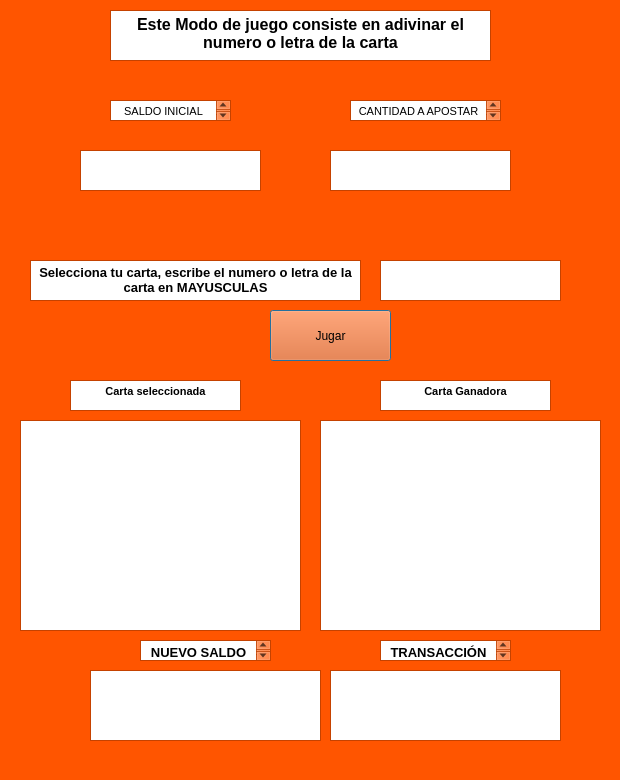
<?xml version="1.0" encoding="UTF-8"?>
<ui version="4.0">
 <class>opcion5</class>
 <widget class="QDialog" name="opcion5">
  <property name="geometry">
   <rect>
    <x>0</x>
    <y>0</y>
    <width>620</width>
    <height>780</height>
   </rect>
  </property>
  <property name="palette">
   <palette>
    <active>
     <colorrole role="WindowText">
      <brush brushstyle="SolidPattern">
       <color alpha="255">
        <red>0</red>
        <green>0</green>
        <blue>0</blue>
       </color>
      </brush>
     </colorrole>
     <colorrole role="Button">
      <brush brushstyle="SolidPattern">
       <color alpha="255">
        <red>255</red>
        <green>85</green>
        <blue>0</blue>
       </color>
      </brush>
     </colorrole>
     <colorrole role="Light">
      <brush brushstyle="SolidPattern">
       <color alpha="255">
        <red>255</red>
        <green>170</green>
        <blue>127</blue>
       </color>
      </brush>
     </colorrole>
     <colorrole role="Midlight">
      <brush brushstyle="SolidPattern">
       <color alpha="255">
        <red>255</red>
        <green>127</green>
        <blue>63</blue>
       </color>
      </brush>
     </colorrole>
     <colorrole role="Dark">
      <brush brushstyle="SolidPattern">
       <color alpha="255">
        <red>127</red>
        <green>42</green>
        <blue>0</blue>
       </color>
      </brush>
     </colorrole>
     <colorrole role="Mid">
      <brush brushstyle="SolidPattern">
       <color alpha="255">
        <red>170</red>
        <green>56</green>
        <blue>0</blue>
       </color>
      </brush>
     </colorrole>
     <colorrole role="Text">
      <brush brushstyle="SolidPattern">
       <color alpha="255">
        <red>0</red>
        <green>0</green>
        <blue>0</blue>
       </color>
      </brush>
     </colorrole>
     <colorrole role="BrightText">
      <brush brushstyle="SolidPattern">
       <color alpha="255">
        <red>255</red>
        <green>255</green>
        <blue>255</blue>
       </color>
      </brush>
     </colorrole>
     <colorrole role="ButtonText">
      <brush brushstyle="SolidPattern">
       <color alpha="255">
        <red>0</red>
        <green>0</green>
        <blue>0</blue>
       </color>
      </brush>
     </colorrole>
     <colorrole role="Base">
      <brush brushstyle="SolidPattern">
       <color alpha="255">
        <red>255</red>
        <green>255</green>
        <blue>255</blue>
       </color>
      </brush>
     </colorrole>
     <colorrole role="Window">
      <brush brushstyle="SolidPattern">
       <color alpha="255">
        <red>255</red>
        <green>85</green>
        <blue>0</blue>
       </color>
      </brush>
     </colorrole>
     <colorrole role="Shadow">
      <brush brushstyle="SolidPattern">
       <color alpha="255">
        <red>0</red>
        <green>0</green>
        <blue>0</blue>
       </color>
      </brush>
     </colorrole>
     <colorrole role="AlternateBase">
      <brush brushstyle="SolidPattern">
       <color alpha="255">
        <red>255</red>
        <green>170</green>
        <blue>127</blue>
       </color>
      </brush>
     </colorrole>
     <colorrole role="ToolTipBase">
      <brush brushstyle="SolidPattern">
       <color alpha="255">
        <red>255</red>
        <green>255</green>
        <blue>220</blue>
       </color>
      </brush>
     </colorrole>
     <colorrole role="ToolTipText">
      <brush brushstyle="SolidPattern">
       <color alpha="255">
        <red>0</red>
        <green>0</green>
        <blue>0</blue>
       </color>
      </brush>
     </colorrole>
    </active>
    <inactive>
     <colorrole role="WindowText">
      <brush brushstyle="SolidPattern">
       <color alpha="255">
        <red>0</red>
        <green>0</green>
        <blue>0</blue>
       </color>
      </brush>
     </colorrole>
     <colorrole role="Button">
      <brush brushstyle="SolidPattern">
       <color alpha="255">
        <red>255</red>
        <green>85</green>
        <blue>0</blue>
       </color>
      </brush>
     </colorrole>
     <colorrole role="Light">
      <brush brushstyle="SolidPattern">
       <color alpha="255">
        <red>255</red>
        <green>170</green>
        <blue>127</blue>
       </color>
      </brush>
     </colorrole>
     <colorrole role="Midlight">
      <brush brushstyle="SolidPattern">
       <color alpha="255">
        <red>255</red>
        <green>127</green>
        <blue>63</blue>
       </color>
      </brush>
     </colorrole>
     <colorrole role="Dark">
      <brush brushstyle="SolidPattern">
       <color alpha="255">
        <red>127</red>
        <green>42</green>
        <blue>0</blue>
       </color>
      </brush>
     </colorrole>
     <colorrole role="Mid">
      <brush brushstyle="SolidPattern">
       <color alpha="255">
        <red>170</red>
        <green>56</green>
        <blue>0</blue>
       </color>
      </brush>
     </colorrole>
     <colorrole role="Text">
      <brush brushstyle="SolidPattern">
       <color alpha="255">
        <red>0</red>
        <green>0</green>
        <blue>0</blue>
       </color>
      </brush>
     </colorrole>
     <colorrole role="BrightText">
      <brush brushstyle="SolidPattern">
       <color alpha="255">
        <red>255</red>
        <green>255</green>
        <blue>255</blue>
       </color>
      </brush>
     </colorrole>
     <colorrole role="ButtonText">
      <brush brushstyle="SolidPattern">
       <color alpha="255">
        <red>0</red>
        <green>0</green>
        <blue>0</blue>
       </color>
      </brush>
     </colorrole>
     <colorrole role="Base">
      <brush brushstyle="SolidPattern">
       <color alpha="255">
        <red>255</red>
        <green>255</green>
        <blue>255</blue>
       </color>
      </brush>
     </colorrole>
     <colorrole role="Window">
      <brush brushstyle="SolidPattern">
       <color alpha="255">
        <red>255</red>
        <green>85</green>
        <blue>0</blue>
       </color>
      </brush>
     </colorrole>
     <colorrole role="Shadow">
      <brush brushstyle="SolidPattern">
       <color alpha="255">
        <red>0</red>
        <green>0</green>
        <blue>0</blue>
       </color>
      </brush>
     </colorrole>
     <colorrole role="AlternateBase">
      <brush brushstyle="SolidPattern">
       <color alpha="255">
        <red>255</red>
        <green>170</green>
        <blue>127</blue>
       </color>
      </brush>
     </colorrole>
     <colorrole role="ToolTipBase">
      <brush brushstyle="SolidPattern">
       <color alpha="255">
        <red>255</red>
        <green>255</green>
        <blue>220</blue>
       </color>
      </brush>
     </colorrole>
     <colorrole role="ToolTipText">
      <brush brushstyle="SolidPattern">
       <color alpha="255">
        <red>0</red>
        <green>0</green>
        <blue>0</blue>
       </color>
      </brush>
     </colorrole>
    </inactive>
    <disabled>
     <colorrole role="WindowText">
      <brush brushstyle="SolidPattern">
       <color alpha="255">
        <red>127</red>
        <green>42</green>
        <blue>0</blue>
       </color>
      </brush>
     </colorrole>
     <colorrole role="Button">
      <brush brushstyle="SolidPattern">
       <color alpha="255">
        <red>255</red>
        <green>85</green>
        <blue>0</blue>
       </color>
      </brush>
     </colorrole>
     <colorrole role="Light">
      <brush brushstyle="SolidPattern">
       <color alpha="255">
        <red>255</red>
        <green>170</green>
        <blue>127</blue>
       </color>
      </brush>
     </colorrole>
     <colorrole role="Midlight">
      <brush brushstyle="SolidPattern">
       <color alpha="255">
        <red>255</red>
        <green>127</green>
        <blue>63</blue>
       </color>
      </brush>
     </colorrole>
     <colorrole role="Dark">
      <brush brushstyle="SolidPattern">
       <color alpha="255">
        <red>127</red>
        <green>42</green>
        <blue>0</blue>
       </color>
      </brush>
     </colorrole>
     <colorrole role="Mid">
      <brush brushstyle="SolidPattern">
       <color alpha="255">
        <red>170</red>
        <green>56</green>
        <blue>0</blue>
       </color>
      </brush>
     </colorrole>
     <colorrole role="Text">
      <brush brushstyle="SolidPattern">
       <color alpha="255">
        <red>127</red>
        <green>42</green>
        <blue>0</blue>
       </color>
      </brush>
     </colorrole>
     <colorrole role="BrightText">
      <brush brushstyle="SolidPattern">
       <color alpha="255">
        <red>255</red>
        <green>255</green>
        <blue>255</blue>
       </color>
      </brush>
     </colorrole>
     <colorrole role="ButtonText">
      <brush brushstyle="SolidPattern">
       <color alpha="255">
        <red>127</red>
        <green>42</green>
        <blue>0</blue>
       </color>
      </brush>
     </colorrole>
     <colorrole role="Base">
      <brush brushstyle="SolidPattern">
       <color alpha="255">
        <red>255</red>
        <green>85</green>
        <blue>0</blue>
       </color>
      </brush>
     </colorrole>
     <colorrole role="Window">
      <brush brushstyle="SolidPattern">
       <color alpha="255">
        <red>255</red>
        <green>85</green>
        <blue>0</blue>
       </color>
      </brush>
     </colorrole>
     <colorrole role="Shadow">
      <brush brushstyle="SolidPattern">
       <color alpha="255">
        <red>0</red>
        <green>0</green>
        <blue>0</blue>
       </color>
      </brush>
     </colorrole>
     <colorrole role="AlternateBase">
      <brush brushstyle="SolidPattern">
       <color alpha="255">
        <red>255</red>
        <green>85</green>
        <blue>0</blue>
       </color>
      </brush>
     </colorrole>
     <colorrole role="ToolTipBase">
      <brush brushstyle="SolidPattern">
       <color alpha="255">
        <red>255</red>
        <green>255</green>
        <blue>220</blue>
       </color>
      </brush>
     </colorrole>
     <colorrole role="ToolTipText">
      <brush brushstyle="SolidPattern">
       <color alpha="255">
        <red>0</red>
        <green>0</green>
        <blue>0</blue>
       </color>
      </brush>
     </colorrole>
    </disabled>
   </palette>
  </property>
  <property name="windowTitle">
   <string>Modo 1</string>
  </property>
  <widget class="QTextEdit" name="TD1">
   <property name="geometry">
    <rect>
     <x>380</x>
     <y>260</y>
     <width>181</width>
     <height>41</height>
    </rect>
   </property>
  </widget>
  <widget class="QTextBrowser" name="textBrowser">
   <property name="geometry">
    <rect>
     <x>110</x>
     <y>10</y>
     <width>381</width>
     <height>51</height>
    </rect>
   </property>
   <property name="html">
    <string>&lt;!DOCTYPE HTML PUBLIC &quot;-//W3C//DTD HTML 4.0//EN&quot; &quot;http://www.w3.org/TR/REC-html40/strict.dtd&quot;&gt;
&lt;html&gt;&lt;head&gt;&lt;meta name=&quot;qrichtext&quot; content=&quot;1&quot; /&gt;&lt;style type=&quot;text/css&quot;&gt;
p, li { white-space: pre-wrap; }
&lt;/style&gt;&lt;/head&gt;&lt;body style=&quot; font-family:'MS Shell Dlg 2'; font-size:8.25pt; font-weight:400; font-style:normal;&quot;&gt;
&lt;p align=&quot;center&quot; style=&quot; margin-top:0px; margin-bottom:0px; margin-left:0px; margin-right:0px; -qt-block-indent:0; text-indent:0px;&quot;&gt;&lt;span style=&quot; font-size:12pt; font-weight:600;&quot;&gt;Este Modo de juego consiste en adivinar el numero o letra de la carta&lt;/span&gt;&lt;/p&gt;&lt;/body&gt;&lt;/html&gt;</string>
   </property>
  </widget>
  <widget class="QTextBrowser" name="textBrowser_2">
   <property name="geometry">
    <rect>
     <x>30</x>
     <y>260</y>
     <width>331</width>
     <height>41</height>
    </rect>
   </property>
   <property name="html">
    <string>&lt;!DOCTYPE HTML PUBLIC &quot;-//W3C//DTD HTML 4.0//EN&quot; &quot;http://www.w3.org/TR/REC-html40/strict.dtd&quot;&gt;
&lt;html&gt;&lt;head&gt;&lt;meta name=&quot;qrichtext&quot; content=&quot;1&quot; /&gt;&lt;style type=&quot;text/css&quot;&gt;
p, li { white-space: pre-wrap; }
&lt;/style&gt;&lt;/head&gt;&lt;body style=&quot; font-family:'MS Shell Dlg 2'; font-size:8.25pt; font-weight:400; font-style:normal;&quot;&gt;
&lt;p align=&quot;center&quot; style=&quot; margin-top:0px; margin-bottom:0px; margin-left:0px; margin-right:0px; -qt-block-indent:0; text-indent:0px;&quot;&gt;&lt;span style=&quot; font-size:10pt; font-weight:600;&quot;&gt;Selecciona tu carta, escribe el numero o letra de la carta en MAYUSCULAS&lt;/span&gt;&lt;/p&gt;&lt;/body&gt;&lt;/html&gt;</string>
   </property>
  </widget>
  <widget class="QTextBrowser" name="Rd11">
   <property name="geometry">
    <rect>
     <x>20</x>
     <y>420</y>
     <width>281</width>
     <height>211</height>
    </rect>
   </property>
  </widget>
  <widget class="QTextBrowser" name="Rd12">
   <property name="geometry">
    <rect>
     <x>320</x>
     <y>420</y>
     <width>281</width>
     <height>211</height>
    </rect>
   </property>
  </widget>
  <widget class="QPushButton" name="butD1">
   <property name="geometry">
    <rect>
     <x>270</x>
     <y>310</y>
     <width>121</width>
     <height>51</height>
    </rect>
   </property>
   <property name="text">
    <string>Jugar</string>
   </property>
  </widget>
  <widget class="QTextBrowser" name="textBrowser_6">
   <property name="geometry">
    <rect>
     <x>70</x>
     <y>380</y>
     <width>171</width>
     <height>31</height>
    </rect>
   </property>
   <property name="html">
    <string>&lt;!DOCTYPE HTML PUBLIC &quot;-//W3C//DTD HTML 4.0//EN&quot; &quot;http://www.w3.org/TR/REC-html40/strict.dtd&quot;&gt;
&lt;html&gt;&lt;head&gt;&lt;meta name=&quot;qrichtext&quot; content=&quot;1&quot; /&gt;&lt;style type=&quot;text/css&quot;&gt;
p, li { white-space: pre-wrap; }
&lt;/style&gt;&lt;/head&gt;&lt;body style=&quot; font-family:'MS Shell Dlg 2'; font-size:8.25pt; font-weight:400; font-style:normal;&quot;&gt;
&lt;p align=&quot;center&quot; style=&quot; margin-top:0px; margin-bottom:0px; margin-left:0px; margin-right:0px; -qt-block-indent:0; text-indent:0px;&quot;&gt;&lt;span style=&quot; font-weight:600;&quot;&gt;Carta seleccionada&lt;/span&gt;&lt;/p&gt;&lt;/body&gt;&lt;/html&gt;</string>
   </property>
  </widget>
  <widget class="QTextBrowser" name="textBrowser_7">
   <property name="geometry">
    <rect>
     <x>380</x>
     <y>380</y>
     <width>171</width>
     <height>31</height>
    </rect>
   </property>
   <property name="html">
    <string>&lt;!DOCTYPE HTML PUBLIC &quot;-//W3C//DTD HTML 4.0//EN&quot; &quot;http://www.w3.org/TR/REC-html40/strict.dtd&quot;&gt;
&lt;html&gt;&lt;head&gt;&lt;meta name=&quot;qrichtext&quot; content=&quot;1&quot; /&gt;&lt;style type=&quot;text/css&quot;&gt;
p, li { white-space: pre-wrap; }
&lt;/style&gt;&lt;/head&gt;&lt;body style=&quot; font-family:'MS Shell Dlg 2'; font-size:8.25pt; font-weight:400; font-style:normal;&quot;&gt;
&lt;p align=&quot;center&quot; style=&quot; margin-top:0px; margin-bottom:0px; margin-left:0px; margin-right:0px; -qt-block-indent:0; text-indent:0px;&quot;&gt;&lt;span style=&quot; font-weight:600;&quot;&gt;Carta Ganadora&lt;/span&gt;&lt;/p&gt;&lt;/body&gt;&lt;/html&gt;</string>
   </property>
  </widget>
  <widget class="QTextBrowser" name="textBrowser_3">
   <property name="geometry">
    <rect>
     <x>140</x>
     <y>640</y>
     <width>131</width>
     <height>21</height>
    </rect>
   </property>
   <property name="html">
    <string>&lt;!DOCTYPE HTML PUBLIC &quot;-//W3C//DTD HTML 4.0//EN&quot; &quot;http://www.w3.org/TR/REC-html40/strict.dtd&quot;&gt;
&lt;html&gt;&lt;head&gt;&lt;meta name=&quot;qrichtext&quot; content=&quot;1&quot; /&gt;&lt;style type=&quot;text/css&quot;&gt;
p, li { white-space: pre-wrap; }
&lt;/style&gt;&lt;/head&gt;&lt;body style=&quot; font-family:'MS Shell Dlg 2'; font-size:8.25pt; font-weight:400; font-style:normal;&quot;&gt;
&lt;p align=&quot;center&quot; style=&quot; margin-top:0px; margin-bottom:0px; margin-left:0px; margin-right:0px; -qt-block-indent:0; text-indent:0px;&quot;&gt;&lt;span style=&quot; font-size:10pt; font-weight:600;&quot;&gt;NUEVO SALDO&lt;/span&gt;&lt;/p&gt;&lt;/body&gt;&lt;/html&gt;</string>
   </property>
  </widget>
  <widget class="QTextBrowser" name="textBrowser_4">
   <property name="geometry">
    <rect>
     <x>110</x>
     <y>100</y>
     <width>121</width>
     <height>21</height>
    </rect>
   </property>
   <property name="html">
    <string>&lt;!DOCTYPE HTML PUBLIC &quot;-//W3C//DTD HTML 4.0//EN&quot; &quot;http://www.w3.org/TR/REC-html40/strict.dtd&quot;&gt;
&lt;html&gt;&lt;head&gt;&lt;meta name=&quot;qrichtext&quot; content=&quot;1&quot; /&gt;&lt;style type=&quot;text/css&quot;&gt;
p, li { white-space: pre-wrap; }
&lt;/style&gt;&lt;/head&gt;&lt;body style=&quot; font-family:'MS Shell Dlg 2'; font-size:8.25pt; font-weight:400; font-style:normal;&quot;&gt;
&lt;p align=&quot;center&quot; style=&quot; margin-top:0px; margin-bottom:0px; margin-left:0px; margin-right:0px; -qt-block-indent:0; text-indent:0px;&quot;&gt;SALDO INICIAL&lt;/p&gt;&lt;/body&gt;&lt;/html&gt;</string>
   </property>
  </widget>
  <widget class="QTextEdit" name="saldoActual">
   <property name="geometry">
    <rect>
     <x>80</x>
     <y>150</y>
     <width>181</width>
     <height>41</height>
    </rect>
   </property>
  </widget>
  <widget class="QTextBrowser" name="textBrowser_5">
   <property name="geometry">
    <rect>
     <x>350</x>
     <y>100</y>
     <width>151</width>
     <height>21</height>
    </rect>
   </property>
   <property name="html">
    <string>&lt;!DOCTYPE HTML PUBLIC &quot;-//W3C//DTD HTML 4.0//EN&quot; &quot;http://www.w3.org/TR/REC-html40/strict.dtd&quot;&gt;
&lt;html&gt;&lt;head&gt;&lt;meta name=&quot;qrichtext&quot; content=&quot;1&quot; /&gt;&lt;style type=&quot;text/css&quot;&gt;
p, li { white-space: pre-wrap; }
&lt;/style&gt;&lt;/head&gt;&lt;body style=&quot; font-family:'MS Shell Dlg 2'; font-size:8.25pt; font-weight:400; font-style:normal;&quot;&gt;
&lt;p align=&quot;center&quot; style=&quot; margin-top:0px; margin-bottom:0px; margin-left:0px; margin-right:0px; -qt-block-indent:0; text-indent:0px;&quot;&gt;CANTIDAD A APOSTAR&lt;/p&gt;&lt;/body&gt;&lt;/html&gt;</string>
   </property>
  </widget>
  <widget class="QTextEdit" name="cantApuesta">
   <property name="geometry">
    <rect>
     <x>330</x>
     <y>150</y>
     <width>181</width>
     <height>41</height>
    </rect>
   </property>
  </widget>
  <widget class="QTextBrowser" name="nuevoSaldo">
   <property name="geometry">
    <rect>
     <x>90</x>
     <y>670</y>
     <width>231</width>
     <height>71</height>
    </rect>
   </property>
  </widget>
  <widget class="QTextBrowser" name="textBrowser_9">
   <property name="geometry">
    <rect>
     <x>380</x>
     <y>640</y>
     <width>131</width>
     <height>21</height>
    </rect>
   </property>
   <property name="html">
    <string>&lt;!DOCTYPE HTML PUBLIC &quot;-//W3C//DTD HTML 4.0//EN&quot; &quot;http://www.w3.org/TR/REC-html40/strict.dtd&quot;&gt;
&lt;html&gt;&lt;head&gt;&lt;meta name=&quot;qrichtext&quot; content=&quot;1&quot; /&gt;&lt;style type=&quot;text/css&quot;&gt;
p, li { white-space: pre-wrap; }
&lt;/style&gt;&lt;/head&gt;&lt;body style=&quot; font-family:'MS Shell Dlg 2'; font-size:8.25pt; font-weight:400; font-style:normal;&quot;&gt;
&lt;p align=&quot;center&quot; style=&quot; margin-top:0px; margin-bottom:0px; margin-left:0px; margin-right:0px; -qt-block-indent:0; text-indent:0px;&quot;&gt;&lt;span style=&quot; font-size:10pt; font-weight:600;&quot;&gt;TRANSACCIÓN&lt;/span&gt;&lt;/p&gt;&lt;/body&gt;&lt;/html&gt;</string>
   </property>
  </widget>
  <widget class="QTextBrowser" name="nuevoSaldo_2">
   <property name="geometry">
    <rect>
     <x>330</x>
     <y>670</y>
     <width>231</width>
     <height>71</height>
    </rect>
   </property>
  </widget>
 </widget>
 <resources/>
 <connections/>
</ui>
